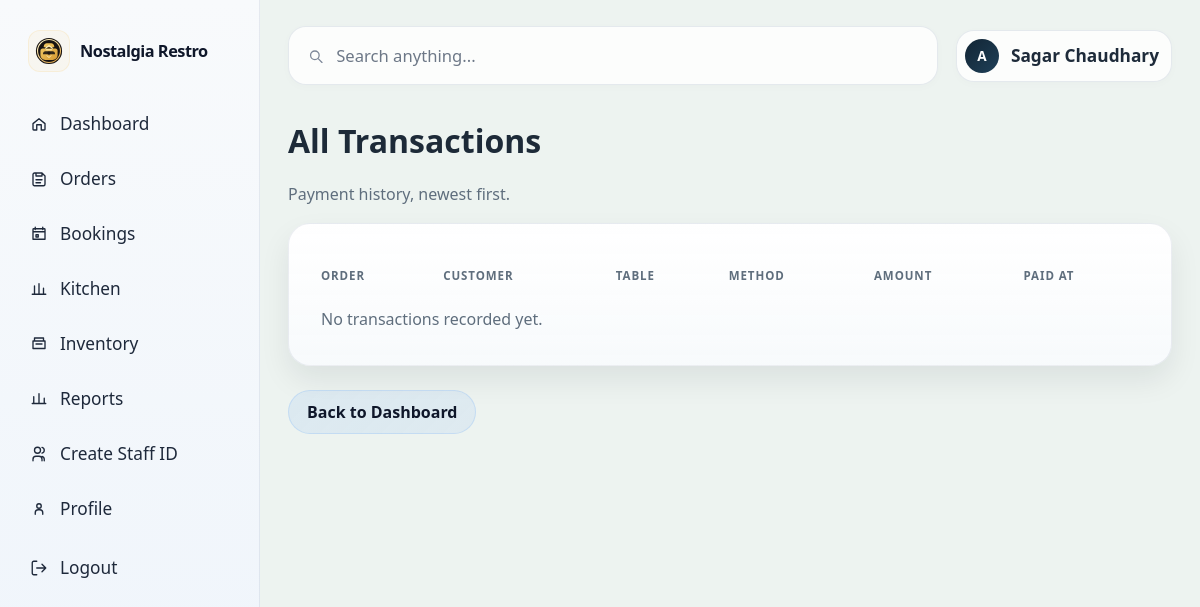
The page /dashboard/transactions/ (signed in) on the database as committed earlier.
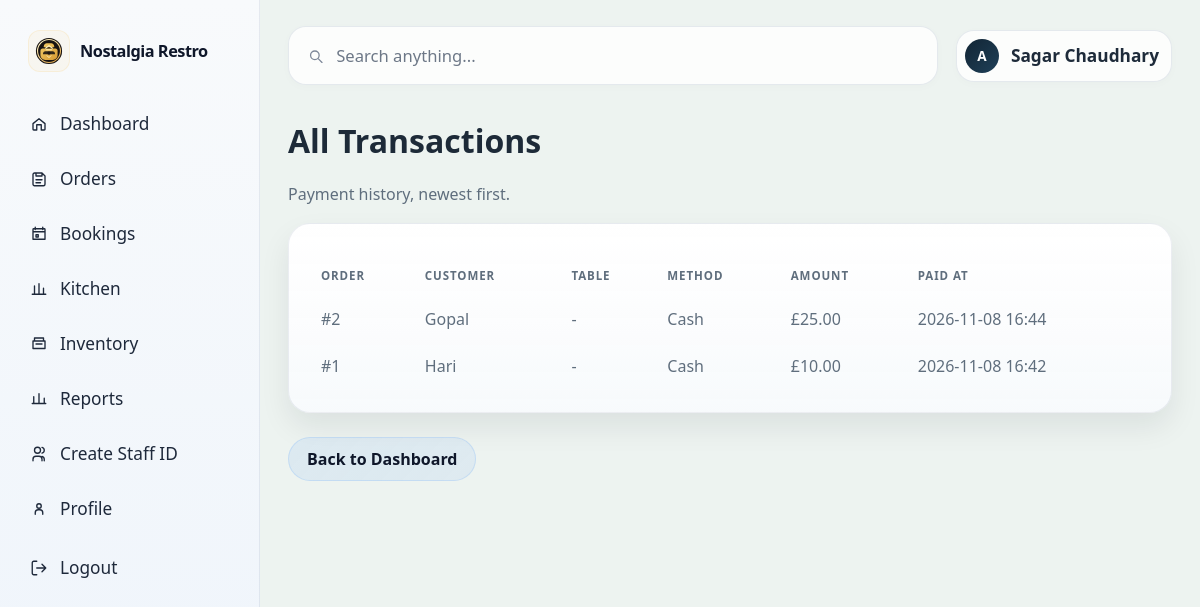
The same page on the database as committed later.
### restaurant/models.py (models this page shows, shortened)
class Payment(models.Model):
    METHOD_CHOICES = [
        ("cash", "Cash"),
        ("qr", "QR Payment"),
        ("card", "Card"),
    ]
    order = models.OneToOneField(Order, on_delete=models.CASCADE, related_name="payment")
    payment_method = models.CharField(max_length=20, choices=METHOD_CHOICES, default="cash")
    amount = models.DecimalField(max_digits=10, decimal_places=2)
    paid_at = models.DateTimeField(default=timezone.now)

class Order(models.Model):
    ORDER_TYPE_CHOICES = [
        ("dine_in", "Dine In"),
        ("takeaway", "Takeaway"),
    ]
    STATUS_CHOICES = [
        ("pending", "Pending"),
        ("preparing", "Preparing"),
        ("ready", "Ready"),
    ]
    customer_name = models.CharField(max_length=120, default="Walk-in Customer")
    order_type = models.CharField(max_length=20, choices=ORDER_TYPE_CHOICES, default="dine_in")
    table_number = models.PositiveIntegerField(null=True, blank=True)
    status = models.CharField(max_length=20, choices=STATUS_CHOICES, default="pending")
    notes = models.TextField(blank=True)
    created_at = models.DateTimeField(auto_now_add=True)
    total_amount = models.DecimalField(max_digits=10, decimal_places=2, default=0)
    class Meta:
        ordering = ["-created_at"]

### restaurant/views.py (the view)
        def wrapped_view(request, *args, **kwargs):
            if not request.user.is_authenticated:
                return redirect("login")
            if not request.user.is_active:
                return redirect("login")
            if roles and request.user.role not in roles:
                messages.warning(request, "You do not have permission to access that page.")
                return redirect("dashboard")
            return view_func(request, *args, **kwargs)

### restaurant/views.py (called while the page is built)
def role_required(*roles):
    def decorator(view_func):
        def wrapped_view(request, *args, **kwargs):
            if not request.user.is_authenticated:
                return redirect("login")
            if not request.user.is_active:
                return redirect("login")
            if roles and request.user.role not in roles:
                messages.warning(request, "You do not have permission to access that page.")
                return redirect("dashboard")
            return view_func(request, *args, **kwargs)
        return wrapped_view
    return decorator

@login_required
@role_required("admin", "manager", "cashier")
def all_transactions(request):
    payments = Payment.objects.select_related("order").order_by("-paid_at")
    return render(request, "restaurant/all_transactions.html", {"payments": payments})

### restaurant/templates/restaurant/all_transactions.html (shortened to what this page needs)
{% extends 'restaurant/base.html' %}
{% block content %}
  <h1>All Transactions</h1>
  <p class="muted">Payment history, newest first.</p>
  <div class="section">
    <table class="table">
      <thead>
        <tr>
          <th>Order</th>
          <th>Customer</th>
          <th>Table</th>
          <th>Method</th>
          <th>Amount</th>
          <th>Paid At</th>
        </tr>
      </thead>
      <tbody>
        {% for payment in payments %}
          <tr>
            <td>#{{ payment.order.pk }}</td>
            <td>{{ payment.order.customer_name }}</td>
            <td>{% if payment.order.table_number %}{{ payment.order.table_number }}{% else %}-{% endif %}</td>
            <td>{{ payment.get_payment_method_display }}</td>
            <td>£{{ payment.amount|floatformat:2 }}</td>
            <td>{{ payment.paid_at|date:'Y-m-d H:i' }}</td>
          </tr>
        {% empty %}
          <tr>
            <td colspan="6" class="muted">No transactions recorded yet.</td>
          </tr>
        {% endfor %}
      </tbody>
    </table>
  </div>
  <div class="page-actions">
    <a href="{% url 'dashboard' %}" class="button-link">Back to Dashboard</a>
  </div>
{% endblock %}

Rows that differ between the two databases and show on the page:
added Payment: order.pk "2", order.customer_name "Gopal", payment_method "Cash", amount "25.00", paid_at "2026-11-08 16:44"
added Payment: order.pk "1", order.customer_name "Hari", payment_method "Cash", amount "10.00", paid_at "2026-11-08 16:42"
Other text that changed with them:
text no longer shown: "No transactions recorded yet."
